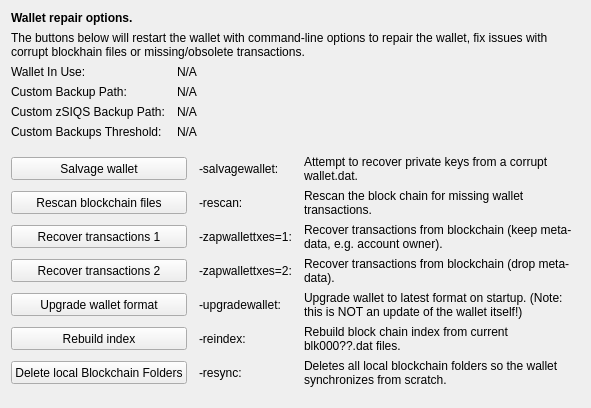
     <widget class="QWidget" name="tab_repair">
      <attribute name="title">
       <string>&amp;Wallet Repair</string>
      </attribute>
      <layout class="QGridLayout" name="gridLayout_4" columnstretch="0,0,0,0">
       <property name="horizontalSpacing">
        <number>12</number>
       </property>
       <item row="0" column="0" colspan="4">
        <widget class="QLabel" name="label_repair_header">
         <property name="font">
          <font>
           <weight>75</weight>
           <bold>true</bold>
          </font>
         </property>
         <property name="text">
          <string>Wallet repair options.</string>
         </property>
        </widget>
       </item>
       <item row="1" column="0" colspan="4">
        <widget class="QLabel" name="label_repair_helptext">
         <property name="font">
          <font>
           <weight>50</weight>
           <bold>false</bold>
          </font>
         </property>
         <property name="text">
          <string>The buttons below will restart the wallet with command-line options to repair the wallet, fix issues with corrupt blockhain files or missing/obsolete transactions.</string>
         </property>
         <property name="wordWrap">
          <bool>true</bool>
         </property>
        </widget>
       </item>
       <item row="2" column="0">
        <widget class="QLabel" name="wallet_path_label">
         <property name="text">
          <string>Wallet In Use:</string>
         </property>
        </widget>
       </item>
       <item row="2" column="1" colspan="3">
        <widget class="QLabel" name="wallet_path">
         <property name="cursor">
          <cursorShape>IBeamCursor</cursorShape>
         </property>
         <property name="text">
          <string>N/A</string>
         </property>
         <property name="textFormat">
          <enum>Qt::PlainText</enum>
         </property>
         <property name="textInteractionFlags">
          <set>Qt::LinksAccessibleByMouse|Qt::TextSelectableByKeyboard|Qt::TextSelectableByMouse</set>
         </property>
        </widget>
       </item>
       <item row="3" column="0">
        <widget class="QLabel" name="wallet_custombackuppath_label">
         <property name="text">
          <string>Custom Backup Path:</string>
         </property>
         <property name="visible">
          <bool>false</bool>
         </property>
        </widget>
       </item>
       <item row="3" column="1" colspan="3">
        <widget class="QLabel" name="wallet_custombackuppath">
         <property name="cursor">
          <cursorShape>IBeamCursor</cursorShape>
         </property>
         <property name="text">
          <string>N/A</string>
         </property>
         <property name="textFormat">
          <enum>Qt::PlainText</enum>
         </property>
         <property name="textInteractionFlags">
          <set>Qt::LinksAccessibleByMouse|Qt::TextSelectableByKeyboard|Qt::TextSelectableByMouse</set>
         </property>
         <property name="visible">
          <bool>false</bool>
         </property>
        </widget>
       </item>
       <item row="4" column="0">
        <widget class="QLabel" name="wallet_customzSIQSbackuppath_label">
         <property name="text">
          <string>Custom zSIQS Backup Path:</string>
         </property>
         <property name="visible">
          <bool>false</bool>
         </property>
        </widget>
       </item>
       <item row="4" column="1" colspan="3">
        <widget class="QLabel" name="wallet_customzSIQSbackuppath">
         <property name="cursor">
          <cursorShape>IBeamCursor</cursorShape>
         </property>
         <property name="text">
          <string>N/A</string>
         </property>
         <property name="textFormat">
          <enum>Qt::PlainText</enum>
         </property>
         <property name="textInteractionFlags">
          <set>Qt::LinksAccessibleByMouse|Qt::TextSelectableByKeyboard|Qt::TextSelectableByMouse</set>
         </property>
         <property name="visible">
          <bool>false</bool>
         </property>
        </widget>
       </item>
       <item row="5" column="0">
        <widget class="QLabel" name="wallet_custombackupthreshold_label">
         <property name="text">
          <string>Custom Backups Threshold:</string>
         </property>
         <property name="visible">
          <bool>false</bool>
         </property>
        </widget>
       </item>
       <item row="5" column="1" colspan="3">
        <widget class="QLabel" name="wallet_custombackupthreshold">
         <property name="cursor">
          <cursorShape>IBeamCursor</cursorShape>
         </property>
         <property name="text">
          <string>N/A</string>
         </property>
         <property name="textFormat">
          <enum>Qt::PlainText</enum>
         </property>
         <property name="textInteractionFlags">
          <set>Qt::LinksAccessibleByMouse|Qt::TextSelectableByKeyboard|Qt::TextSelectableByMouse</set>
         </property>
         <property name="visible">
          <bool>false</bool>
         </property>
        </widget>
       </item>
       <item row="6" column="0">
        <spacer name="verticalSpacer_repair1">
         <property name="orientation">
          <enum>Qt::Vertical</enum>
         </property>
         <property name="sizeHint" stdset="0">
          <size>
           <width>10</width>
           <height>10</height>
          </size>
         </property>
        </spacer>
       </item>
       <item row="7" column="0" colspan="2">
        <widget class="QPushButton" name="btn_salvagewallet">
         <property name="minimumSize">
          <size>
           <width>100</width>
           <height>23</height>
          </size>
         </property>
         <property name="text">
          <string>Salvage wallet</string>
         </property>
        </widget>
       </item>
       <item row="7" column="2">
        <widget class="QLabel" name="label_repair_salvage_command">
         <property name="text">
          <string notr="true">-salvagewallet:</string>
         </property>
        </widget>
       </item>
       <item row="7" column="3">
        <widget class="QLabel" name="label_repair_salvage">
         <property name="text">
          <string>Attempt to recover private keys from a corrupt wallet.dat.</string>
         </property>
         <property name="wordWrap">
          <bool>true</bool>
         </property>
        </widget>
       </item>
       <item row="8" column="0" colspan="2">
        <widget class="QPushButton" name="btn_rescan">
         <property name="minimumSize">
          <size>
           <width>100</width>
           <height>23</height>
          </size>
         </property>
         <property name="text">
          <string>Rescan blockchain files</string>
         </property>
        </widget>
       </item>
       <item row="8" column="2">
        <widget class="QLabel" name="label_repair_rescan_command">
         <property name="text">
          <string notr="true">-rescan:</string>
         </property>
        </widget>
       </item>
       <item row="8" column="3">
        <widget class="QLabel" name="label_repair_rescan">
         <property name="text">
          <string>Rescan the block chain for missing wallet transactions.</string>
         </property>
         <property name="wordWrap">
          <bool>true</bool>
         </property>
        </widget>
       </item>
       <item row="9" column="0" colspan="2">
        <widget class="QPushButton" name="btn_zapwallettxes1">
         <property name="minimumSize">
          <size>
           <width>100</width>
           <height>23</height>
          </size>
         </property>
         <property name="text">
          <string>Recover transactions 1</string>
         </property>
        </widget>
       </item>
       <item row="9" column="2">
        <widget class="QLabel" name="label_repair_zap1_command">
         <property name="text">
          <string notr="true">-zapwallettxes=1:</string>
         </property>
        </widget>
       </item>
       <item row="9" column="3">
        <widget class="QLabel" name="label_repair_zap1">
         <property name="text">
          <string>Recover transactions from blockchain (keep meta-data, e.g. account owner).</string>
         </property>
         <property name="wordWrap">
          <bool>true</bool>
         </property>
        </widget>
       </item>
       <item row="10" column="0" colspan="2">
        <widget class="QPushButton" name="btn_zapwallettxes2">
         <property name="minimumSize">
          <size>
           <width>100</width>
           <height>23</height>
          </size>
         </property>
         <property name="text">
          <string>Recover transactions 2</string>
         </property>
        </widget>
       </item>
       <item row="10" column="2">
        <widget class="QLabel" name="label_repair_zap2_command">
         <property name="text">
          <string notr="true">-zapwallettxes=2:</string>
         </property>
        </widget>
       </item>
       <item row="10" column="3">
        <widget class="QLabel" name="label_repair_zap2">
         <property name="text">
          <string>Recover transactions from blockchain (drop meta-data).</string>
         </property>
         <property name="wordWrap">
          <bool>true</bool>
         </property>
        </widget>
       </item>
       <item row="11" column="0" colspan="2">
        <widget class="QPushButton" name="btn_upgradewallet">
         <property name="minimumSize">
          <size>
           <width>100</width>
           <height>23</height>
          </size>
         </property>
         <property name="text">
          <string>Upgrade wallet format</string>
         </property>
        </widget>
       </item>
       <item row="11" column="2">
        <widget class="QLabel" name="label_repair_upgrade_command">
         <property name="text">
          <string notr="true">-upgradewallet:</string>
         </property>
        </widget>
       </item>
       <item row="11" column="3">
        <widget class="QLabel" name="label_repair_upgrade">
         <property name="text">
          <string>Upgrade wallet to latest format on startup. (Note: this is NOT an update of the wallet itself!)</string>
         </property>
         <property name="wordWrap">
          <bool>true</bool>
         </property>
        </widget>
       </item>
       <item row="12" column="0" colspan="2">
        <widget class="QPushButton" name="btn_reindex">
         <property name="minimumSize">
          <size>
           <width>100</width>
           <height>23</height>
          </size>
         </property>
         <property name="text">
          <string>Rebuild index</string>
         </property>
        </widget>
       </item>
       <item row="12" column="2">
        <widget class="QLabel" name="label_repair_reindex_command">
         <property name="text">
          <string notr="true">-reindex:</string>
         </property>
        </widget>
       </item>
       <item row="12" column="3">
        <widget class="QLabel" name="label_repair_reindex">
         <property name="text">
          <string>Rebuild block chain index from current blk000??.dat files.</string>
         </property>
         <property name="wordWrap">
          <bool>true</bool>
         </property>
        </widget>
       </item>
       <item row="13" column="0" colspan="2">
        <widget class="QPushButton" name="btn_resync">
         <property name="minimumSize">
          <size>
           <width>100</width>
           <height>23</height>
          </size>
         </property>
         <property name="text">
          <string>Delete local Blockchain Folders</string>
         </property>
        </widget>
       </item>
       <item row="13" column="2">
        <widget class="QLabel" name="label_repair_resync_command">
         <property name="text">
          <string>-resync:</string>
         </property>
        </widget>
       </item>
       <item row="13" column="3">
        <widget class="QLabel" name="label_repair_resync">
         <property name="text">
          <string>Deletes all local blockchain folders so the wallet synchronizes from scratch.</string>
         </property>
         <property name="wordWrap">
          <bool>true</bool>
         </property>
        </widget>
       </item>
       <item row="14" column="0">
        <spacer name="verticalSpacer_repair2">
         <property name="orientation">
          <enum>Qt::Vertical</enum>
         </property>
         <property name="sizeHint" stdset="0">
          <size>
           <width>20</width>
           <height>10</height>
          </size>
         </property>
        </spacer>
       </item>
      </layout>
     </widget>
